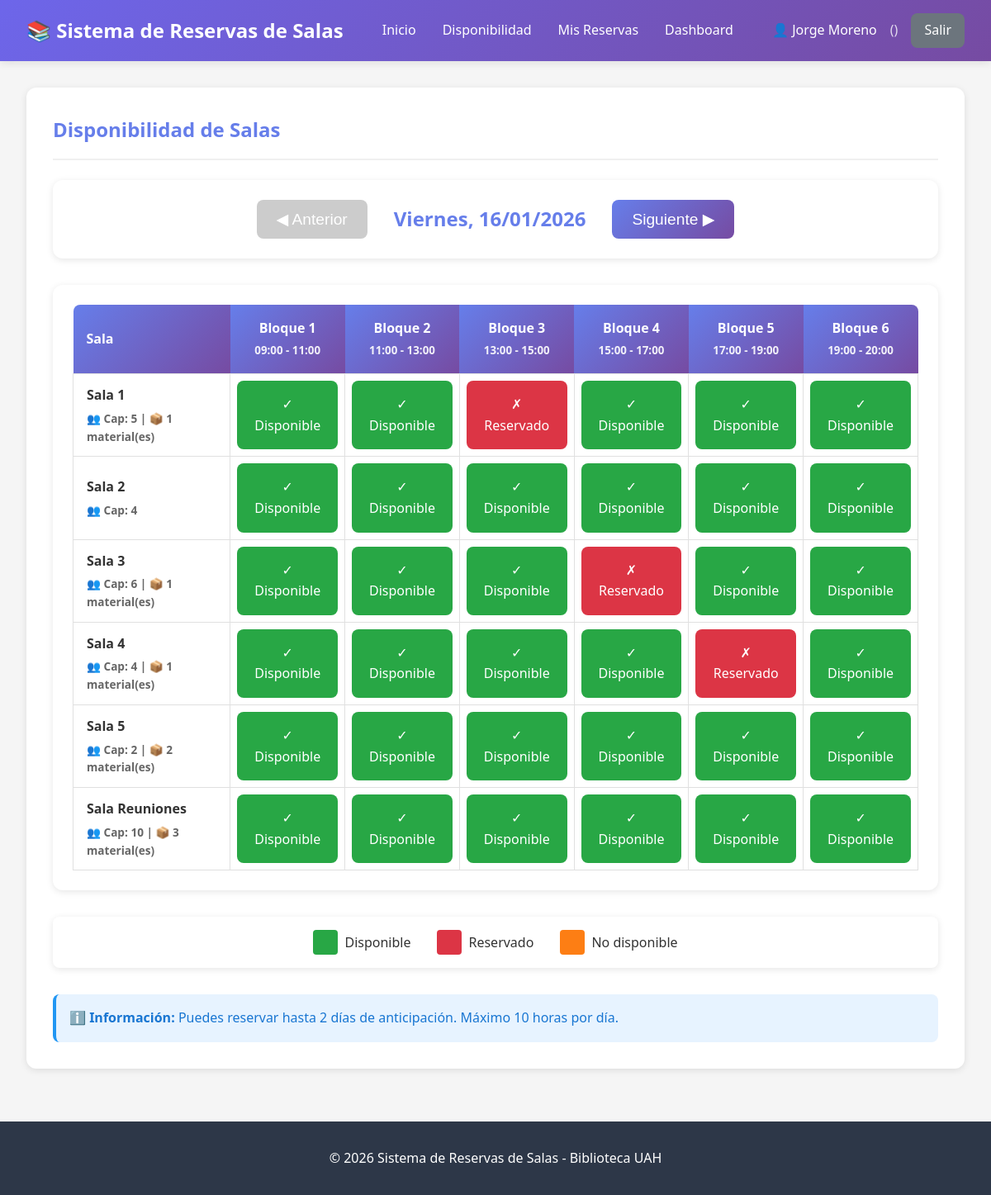
/reservas/disponibilidad/ (signed in), run on the app's committed database.
### reservas/models.py (models this page shows, shortened)
class TimeBlock(models.Model):
    DAYS_OF_WEEK = [
        ('monday', 'Lunes'),
        ('tuesday', 'Martes'),
        ('wednesday', 'Miércoles'),
        ('thursday', 'Jueves'),
        ('friday', 'Viernes'),
        ('saturday', 'Sábado'),
        ('sunday', 'Domingo'),
    ]
    name = models.CharField(
        max_length=50,
        verbose_name="Nombre del bloque",
        help_text="Ej: Bloque 1, Bloque Mañana, Sábado Tarde"
    )
    day_of_week = models.CharField(
        max_length=10,
        choices=DAYS_OF_WEEK,
        verbose_name="Día de la semana",
        help_text="Día al que aplica este bloque horario"
    )
    start_time = models.TimeField(verbose_name="Hora inicio")
    end_time = models.TimeField(verbose_name="Hora fin")
    is_active = models.BooleanField(default=True, verbose_name="Activo")
    created_at = models.DateTimeField(auto_now_add=True)
    updated_at = models.DateTimeField(auto_now=True)
    class Meta:
        verbose_name = "Bloque Horario"
        verbose_name_plural = "Bloques Horarios"
        ordering = ['day_of_week', 'start_time']
        unique_together = ['day_of_week', 'start_time', 'end_time']

class Room(models.Model):
    name = models.CharField(max_length=100, verbose_name="Nombre de la sala")
    capacity = models.PositiveIntegerField(verbose_name="Capacidad (personas)")
    location = models.CharField(max_length=200, verbose_name="Ubicación")
    available_materials = models.ManyToManyField(
        Material,
        blank=True,
        verbose_name="Materiales disponibles",
        related_name="rooms"
    )
    is_public = models.BooleanField(
        default=True,
        verbose_name="Sala pública",
        help_text="Si está desmarcado, solo el admin puede reservar esta sala"
    )
    is_active = models.BooleanField(default=True, verbose_name="Activa")
    created_at = models.DateTimeField(auto_now_add=True)
    updated_at = models.DateTimeField(auto_now=True)
    class Meta:
        verbose_name = "Sala"
        verbose_name_plural = "Salas"
        ordering = ['name']

class UserProfile(models.Model):
    user = models.OneToOneField(
        User,
        on_delete=models.CASCADE,
        related_name='profile',
        verbose_name="Usuario"
    )
    role = models.ForeignKey(
        Role,
        on_delete=models.PROTECT,
        verbose_name="Rol",
        related_name="users"
    )
    alma_user_id = models.CharField(
        max_length=100,
        blank=True,
        unique=True,
        null=True,
        verbose_name="ID de Alma"
    )
    department = models.CharField(
        max_length=200,
        blank=True,
        verbose_name="Facultad/Carrera"
    )
    phone = models.CharField(
        max_length=20,
        blank=True,
        verbose_name="Teléfono"
    )
    is_active = models.BooleanField(default=True, verbose_name="Activo")
    created_at = models.DateTimeField(auto_now_add=True)
    updated_at = models.DateTimeField(auto_now=True)
    class Meta:
        verbose_name = "Perfil de Usuario"
        verbose_name_plural = "Perfiles de Usuarios"
    def get_max_hours_per_day(self):
        if self.role.max_hours_override:
            return self.role.max_hours_override
        rules = ReservationRules.objects.first()
        return rules.max_hours_per_day if rules else 2

class Role(models.Model):
    name = models.CharField(
        max_length=50,
        unique=True,
        verbose_name="Nombre del rol",
        help_text="Ej: Estudiante, Profesor, Investigador, etc."
    )
    display_name = models.CharField(
        max_length=100,
        verbose_name="Nombre para mostrar",
        help_text="Nombre amigable que se mostrará en la interfaz"
    )
    description = models.TextField(
        blank=True,
        verbose_name="Descripción",
        help_text="Describe los permisos y alcance de este rol"
    )
    can_reserve = models.BooleanField(
        default=True,
        verbose_name="Puede reservar",
        help_text="Si puede hacer reservas de salas"
    )
    can_reserve_internal_rooms = models.BooleanField(
        default=False,
        verbose_name="Puede reservar salas internas",
        help_text="Acceso a salas marcadas como 'uso interno'"
    )
    max_hours_override = models.PositiveIntegerField(
        null=True,
        blank=True,
        verbose_name="Horas máximas por día (opcional)",
        help_text="Deja vacío para usar la regla global. Si defines un valor, sobrescribe la regla global para este rol."
    )
    priority = models.PositiveIntegerField(
        default=0,
        verbose_name="Prioridad",
        help_text="Mayor número = mayor prioridad (útil para casos de conflicto)"
    )
    created_at = models.DateTimeField(auto_now_add=True)
    updated_at = models.DateTimeField(auto_now=True)
    class Meta:
        verbose_name = "Rol"
        verbose_name_plural = "Roles"
        ordering = ['-priority', 'name']

### reservas/views.py (the view)
# urls.py: path('disponibilidad/', views.disponibilidad, name='disponibilidad'),
def disponibilidad(request):
    fecha_str = request.GET.get('fecha', date.today().isoformat())
    try:
        fecha_seleccionada = datetime.strptime(fecha_str, '%Y-%m-%d').date()
    except ValueError:
        fecha_seleccionada = date.today()
    if fecha_seleccionada < date.today():
        fecha_seleccionada = date.today()
    reglas = ReservationRules.objects.first()
    max_dias_anticipacion = reglas.max_days_in_advance if reglas else 2
    fecha_maxima = date.today() + timedelta(days=max_dias_anticipacion)
    if fecha_seleccionada > fecha_maxima:
        fecha_seleccionada = fecha_maxima
    dias_semana = ['monday', 'tuesday', 'wednesday', 'thursday', 'friday', 'saturday', 'sunday']
    dia_semana = dias_semana[fecha_seleccionada.weekday()]
    dias_espanol = ['Lunes', 'Martes', 'Miércoles', 'Jueves', 'Viernes', 'Sábado', 'Domingo']
    nombre_dia_espanol = dias_espanol[fecha_seleccionada.weekday()]
    if request.user.is_authenticated:
            salas = get_available_rooms_for_user(request.user).order_by('name')
    else:
            salas = Room.objects.filter(is_public=True, is_active=True).order_by('name')
    bloques = TimeBlock.objects.filter(
        day_of_week=dia_semana,
        is_active=True
    ).order_by('start_time')
    disponibilidad_grid = []
    for sala in salas:
        fila = {
            'sala': sala,
            'bloques': []
        }
        for bloque in bloques:
            reserva = Reservation.objects.filter(
                room=sala,
                date=fecha_seleccionada,
                time_block=bloque,
                status__in=['pending', 'confirmed']
            ).first()
            bloqueada = RoomUnavailability.objects.filter(
                Q(room=sala, date=fecha_seleccionada, time_block=bloque) |
                Q(room=sala, date=fecha_seleccionada, time_block__isnull=True)  # Bloqueada todo el día
            ).exists()
            if bloqueada:
                estado = 'bloqueado'
            elif reserva:
                estado = 'reservado'
            else:
                estado = 'disponible'
            fila['bloques'].append({
                'bloque': bloque,
                'estado': estado,
                'reserva': reserva
            })
        disponibilidad_grid.append(fila)
    fecha_anterior = fecha_seleccionada - timedelta(days=1)
    fecha_siguiente = fecha_seleccionada + timedelta(days=1)
    if fecha_anterior < date.today():
        fecha_anterior = None
    if fecha_siguiente > fecha_maxima:
        fecha_siguiente = None
    context = {
        'fecha_seleccionada': fecha_seleccionada,
        'nombre_dia_espanol': nombre_dia_espanol,
        'fecha_anterior': fecha_anterior,
        'fecha_siguiente': fecha_siguiente,
        'bloques': bloques,
        'disponibilidad_grid': disponibilidad_grid,
        'max_dias_anticipacion': max_dias_anticipacion,
    }
    return render(request, 'reservas/disponibilidad.html', context)

### reservas/templates/reservas/disponibilidad.html (shortened to what this page needs)
{% extends 'reservas/base.html' %}
{% block content %}
<div class="card">
    <div class="card-header">
        <h2> Disponibilidad de Salas</h2>
    </div>
    <div class="date-selector">
        {% if fecha_anterior %}
        <a href="?fecha={{ fecha_anterior|date:'Y-m-d' }}">
            <button>◀ Anterior</button>
        </a>
        {% else %}
        <button disabled>◀ Anterior</button>
        {% endif %}
        <div class="current-date">
            {{ nombre_dia_espanol }}, {{ fecha_seleccionada|date:"d/m/Y" }}
        </div>
        {% if fecha_siguiente %}
        <a href="?fecha={{ fecha_siguiente|date:'Y-m-d' }}">
            <button>Siguiente ▶</button>
        </a>
        {% else %}
        <button disabled>Siguiente ▶</button>
        {% endif %}
    </div>
    <div class="grid-container">
        {% if bloques %}
        <table class="availability-grid">
            <thead>
                <tr>
                    <th>Sala</th>
                    {% for bloque in bloques %}
                    <th>
                        {{ bloque.name }}<br>
                        <small style="opacity: 0.9;">{{ bloque.start_time|time:"H:i" }} - {{ bloque.end_time|time:"H:i" }}</small>
                    </th>
                    {% endfor %}
                </tr>
            </thead>
            <tbody>
                {% for fila in disponibilidad_grid %}
                <tr>
                    <td class="room-name">
                        <div>{{ fila.sala.name }}</div>
                        <div class="room-details">
                            👥 Cap: {{ fila.sala.capacity }}
                            {% if fila.sala.available_materials.exists %}
                            | 📦 {{ fila.sala.available_materials.count }} material(es)
                            {% endif %}
                        </div>
                    </td>
                    {% for slot in fila.bloques %}
                    <td>
                        {% if slot.estado == 'disponible' %}
                            {% if user.is_authenticated %}
                            <a href="{% url 'reservas:reservar' fila.sala.id slot.bloque.id fecha_seleccionada|date:'Y-m-d' %}" style="text-decoration: none;">
                                <div class="time-slot disponible">
                                    ✓ Disponible
                                </div>
                            </a>
                            {% else %}
                            <div class="time-slot disponible" onclick="alert('Debes iniciar sesión para reservar')">
                                ✓ Disponible
                            </div>
                            {% endif %}
                        {% elif slot.estado == 'reservado' %}
                            <div class="time-slot reservado">
                                ✗ Reservado
                            </div>
                        {% elif slot.estado == 'bloqueado' %}
                            <div class="time-slot bloqueado">
                                ⊘ No disponible
                            </div>
                        {% endif %}
                    </td>
                    {% endfor %}
                </tr>
                {% endfor %}
            </tbody>
        </table>
        {% else %}
        <div class="no-data">
            <p style="font-size: 1.2rem;"> No hay bloques horarios configurados para este día</p>
        </div>
        {% endif %}
    </div>
    <div class="legend">
        <div class="legend-item">
            <div class="legend-box" style="background-color: #28a745;"></div>
            <span>Disponible</span>
        </div>
        <div class="legend-item">
            <div class="legend-box" style="background-color: #dc3545;"></div>
            <span>Reservado</span>
        </div>
        <div class="legend-item">
            <div class="legend-box" style="background-color: #fd7e14;"></div>
            <span>No disponible</span>
        </div>
    </div>
    <div style="margin-top: 2rem; padding: 1rem; background-color: #e7f3ff; border-radius: 8px; border-left: 4px solid #2196F3;">
        <p style="color: #1976D2;">
            ℹ️ <strong>Información:</strong> Puedes reservar hasta {{ max_dias_anticipacion }} días de anticipación.
            {% if user.is_authenticated and user.profile %}
            Máximo {{ user.profile.get_max_hours_per_day }} horas por día.
            {% endif %}
        </p>
    </div>
</div>
{% endblock %}

### reservas/templates/reservas/base.html (shortened to what this page needs)
{% load static %}
<!DOCTYPE html>
<html lang="es">
<head>
</head>
<body>
    <header>
        <div class="header-container">
            <div class="logo">
                <h1>📚 Sistema de Reservas de Salas</h1>
            </div>
            <nav>
                <ul>
                    <li><a href="{% url 'reservas:index' %}">Inicio</a></li>
                    <li><a href="{% url 'reservas:disponibilidad' %}">Disponibilidad</a></li>
                    {% if user.is_authenticated %}
                    <li><a href="{% url 'reservas:mis_reservas' %}">Mis Reservas</a></li>
                    <li><a href="{% url 'reservas:dashboard' %}"> Dashboard</a></li>
                    {% endif %}
                </ul>
            </nav>
            <div class="user-info">
                {% if user.is_authenticated %}
                    <span>👤 {{ user.get_full_name|default:user.username }}</span>
                    {% if user.profile %}
                        <span style="opacity: 0.8;">({{ user.profile.role.get_name_display }})</span>
                    {% endif %}
                    <a href="{% url 'logout' %}" class="btn btn-secondary" style="padding: 0.5rem 1rem;">Salir</a>
                {% else %}
                    <a href="{% url 'login' %}?next={{ request.path }}" class="btn btn-primary" style="padding: 0.5rem 1rem;">Iniciar Sesión</a>
                {% endif %}
            </div>
        </div>
    </header>
    <div class="container">
        {% block content %}{% endblock %}
    </div>
    <footer>
        <p>&copy; 2026 Sistema de Reservas de Salas - Biblioteca UAH</p>
    </footer>
</body>
</html>

### data on the page
TimeBlock: name "Bloque 1", start_time "09:00", end_time "11:00", shows "✓ Disponible"
TimeBlock: name "Bloque 2", start_time "11:00", end_time "13:00", shows "✓ Disponible"
TimeBlock: name "Bloque 3", start_time "13:00", end_time "15:00", shows "✗ Reservado", shows "✓ Disponible"
TimeBlock: name "Bloque 4", start_time "15:00", end_time "17:00", shows "✓ Disponible", shows "✗ Reservado"
TimeBlock: name "Bloque 5", start_time "17:00", end_time "19:00", shows "✓ Disponible", shows "✗ Reservado"
TimeBlock: name "Bloque 6", start_time "19:00", end_time "20:00", shows "✓ Disponible"
Room: sala.name "Sala 1", sala.capacity "5", sala.available_materials.count "1"
Room: sala.name "Sala 2", sala.capacity "4"
Room: sala.name "Sala 3", sala.capacity "6", sala.available_materials.count "1"
Room: sala.name "Sala 4", sala.capacity "4", sala.available_materials.count "1"
Room: sala.name "Sala 5", sala.capacity "2", sala.available_materials.count "2"
Room: sala.name "Sala Reuniones", sala.capacity "10", sala.available_materials.count "3"

### other printed values
{{ user.get_full_name|default:user.username }} "Jorge Moreno"
{{ nombre_dia_espanol }} "Viernes"
{{ fecha_seleccionada|date:"d/m/Y" }} "16/01/2026"
{{ max_dias_anticipacion }} "2"
{{ user.profile.get_max_hours_per_day }} "10"
